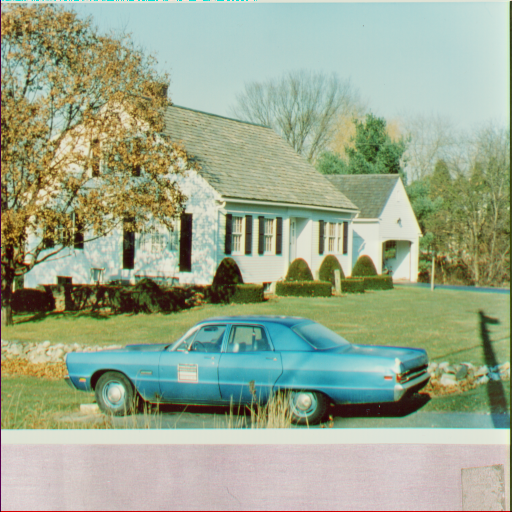
#> input picture data/house.tiff, 512 x 512 px
$ python Thresholding.py
#> lines starting #> are read from the running program, lines starting #| are printed output that depends on the picture
import cv2
import matplotlib.pyplot as plt


def main():
    basePath = "../data/"
    imagePath = basePath + "house.tiff"

    image = cv2.imread(imagePath, 1)
#> image is the input picture: shape (512, 512, 3); mean B, G, R 142.2, 168.2, 155.4
    image = cv2.cvtColor(image, cv2.COLOR_BGR2RGB)

    _, output1 = cv2.threshold(image, 127, 255, cv2.THRESH_BINARY)
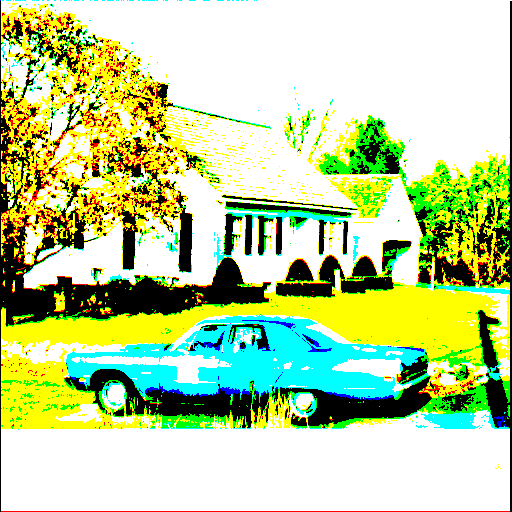
#> output1: shape (512, 512, 3); mean R, G, B 189.4, 211.6, 153.1
    _, output2 = cv2.threshold(image, 127, 255, cv2.THRESH_BINARY_INV)
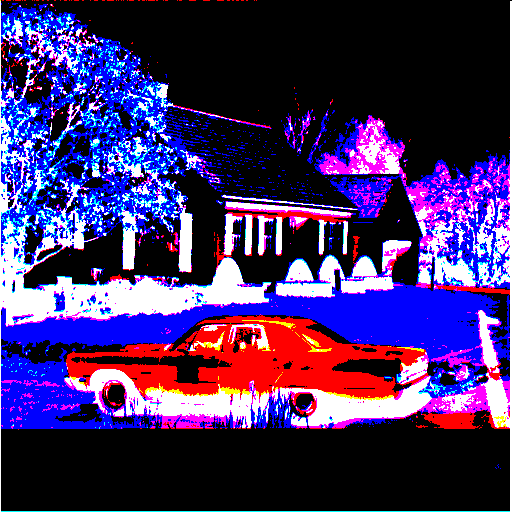
#> output2: shape (512, 512, 3); mean R, G, B 65.6, 43.4, 101.9
    _, output3 = cv2.threshold(image, 127, 255, cv2.THRESH_TOZERO)
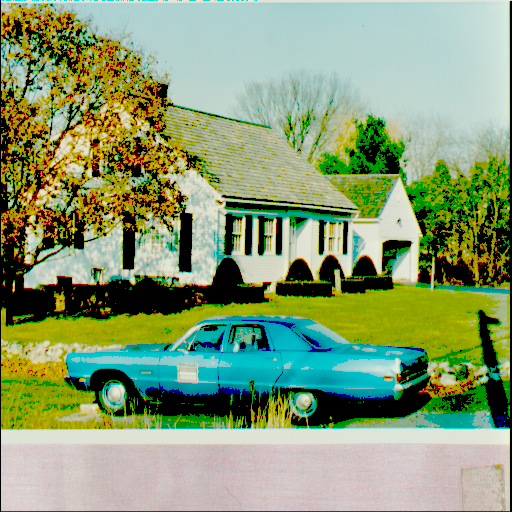
#> output3: shape (512, 512, 3); mean R, G, B 134, 154.5, 112
    _, output4 = cv2.threshold(image, 127, 255, cv2.THRESH_TOZERO_INV)
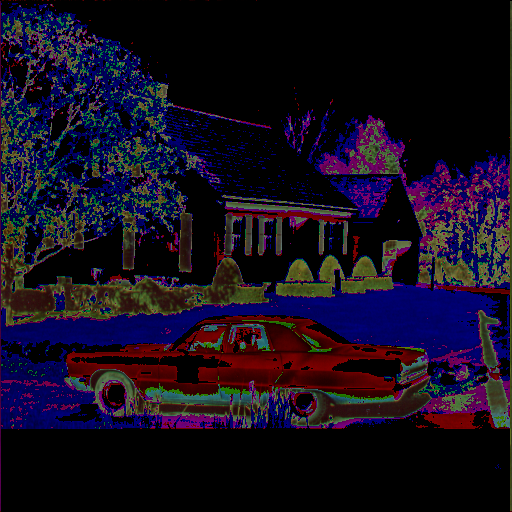
#> output4: shape (512, 512, 3); mean R, G, B 21.4, 13.7, 30.2
    _, output5 = cv2.threshold(image, 127, 255, cv2.THRESH_TRUNC)
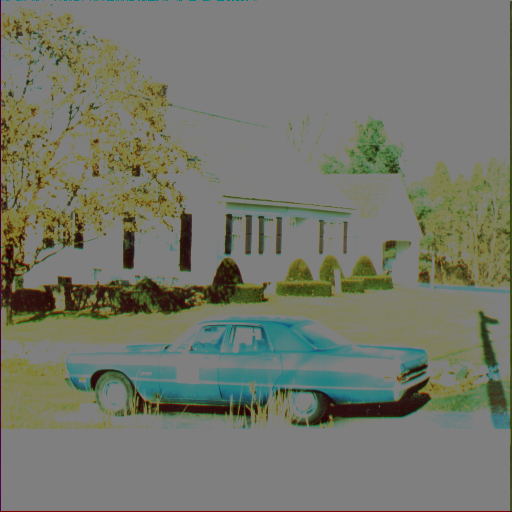
#> output5: shape (512, 512, 3); mean R, G, B 115.8, 119.1, 106.4

    images = [image, output1, output2, output3, output4, output5]
    titles = ["Orignals", "Binary", "Binary Inverse", "TOZERO", "TOZERO INV", "TRUNC"]

    for i in range(6):
        plt.subplot(3, 2, i + 1)
        plt.imshow(images[i])
        plt.title(titles[i])

    plt.show()


if __name__ == '__main__':
    main()

$ run again, with Dataset/4.1.03.tiff copied over data/house.tiff
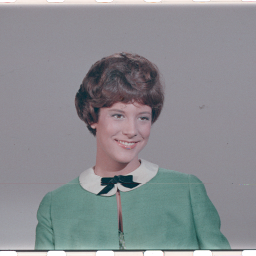
#> input picture Dataset/4.1.03.tiff, 256 x 256 px
#> in main, image is the input picture: shape (256, 256, 3); mean B, G, R 144, 140, 137.6
#> in main, `_, output4 = cv2.threshold(image, 127, 255, cv2.THRESH_TOZERO_INV)`:
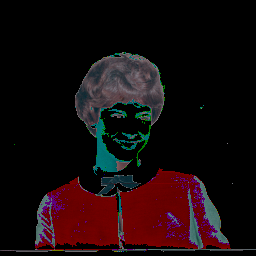
#> output4: shape (256, 256, 3); mean R, G, B 23.2, 10.7, 12.3
#> in main, `_, output5 = cv2.threshold(image, 127, 255, cv2.THRESH_TRUNC)`:
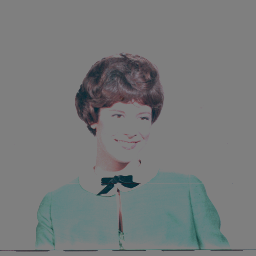
#> output5: shape (256, 256, 3); mean R, G, B 118.6, 121.9, 122.3
